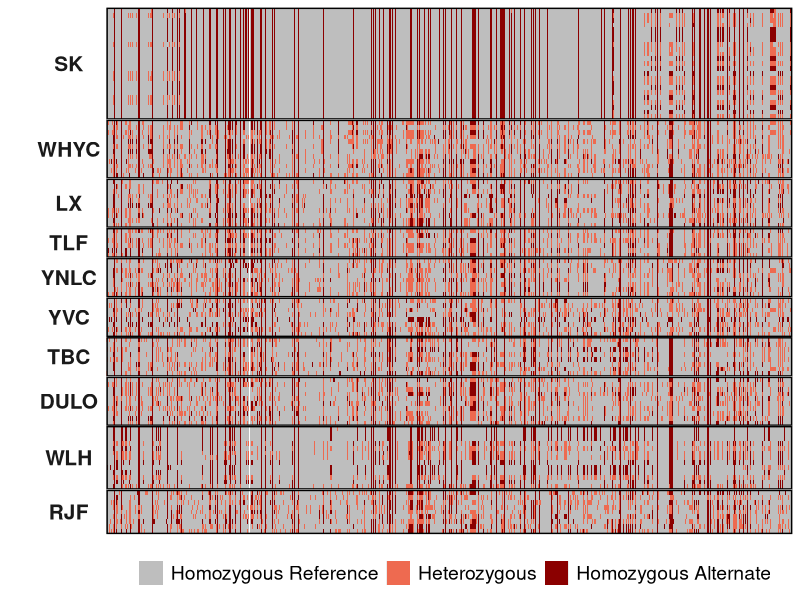

Recreate this plot in R.
setwd("~/Desktop/Stats/SelGenes/SOBP_PDSS_input4/")
library(ggplot2)
library(dplyr)
library(reshape2)

level_order <-c("SK","WHYC","LX","TLF","YNLC","YVC","TBC","DULO","WLH","RJF")

d<-read.csv("input.4.SOBP_PDSS.chr3_67820000_67860000.phased.pos_geno.csv")
d<-melt(d,id=c("indv","breed"))

p<-ggplot(d,aes(indv, variable, fill= as.character(value)))



p+geom_tile()+
  facet_grid(rows = vars(factor(breed, levels = level_order)),
             space="free", 
             scale="free",
             switch="y")+
  coord_flip()+
  labs(x=" ")+
  theme(strip.text.y.left= element_text(size = 15, face="bold", angle=360),
        panel.spacing.y = unit(0,"cm"),
        panel.border = element_rect(fill = NA, color = "black", size=1),
        axis.title.x=element_blank(), 
        axis.text=element_blank(), 
        axis.ticks=element_blank(),
        strip.background = element_blank(),
        strip.text.x = element_blank(),
        legend.direction = "horizontal",
        legend.position = "bottom",
        legend.text=element_text(size=14))+
  scale_fill_manual(name=" ",
                    breaks=c("0","1","2","3"),
                    values = c("grey","coral2","darkred","ivory2"),
                    label=c("Homozygous Reference","Heterozygous","Homozygous Alternate","Missing"))








